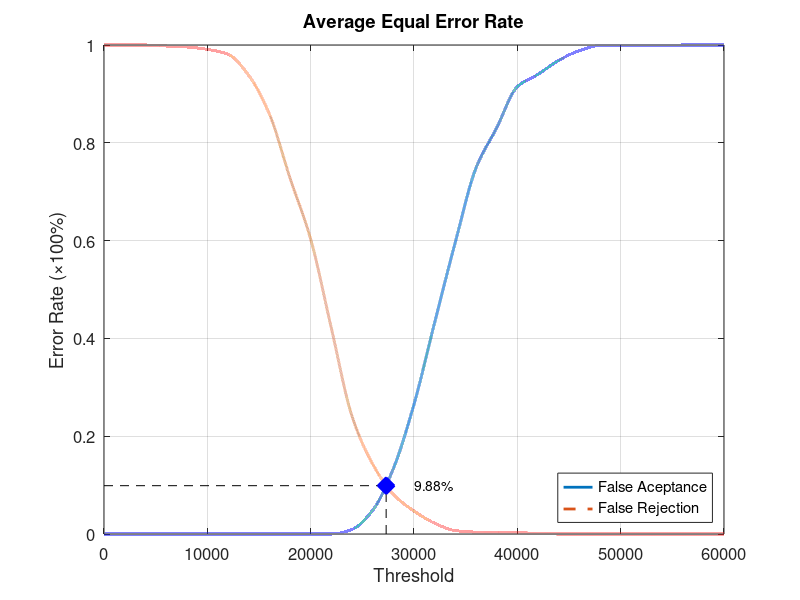
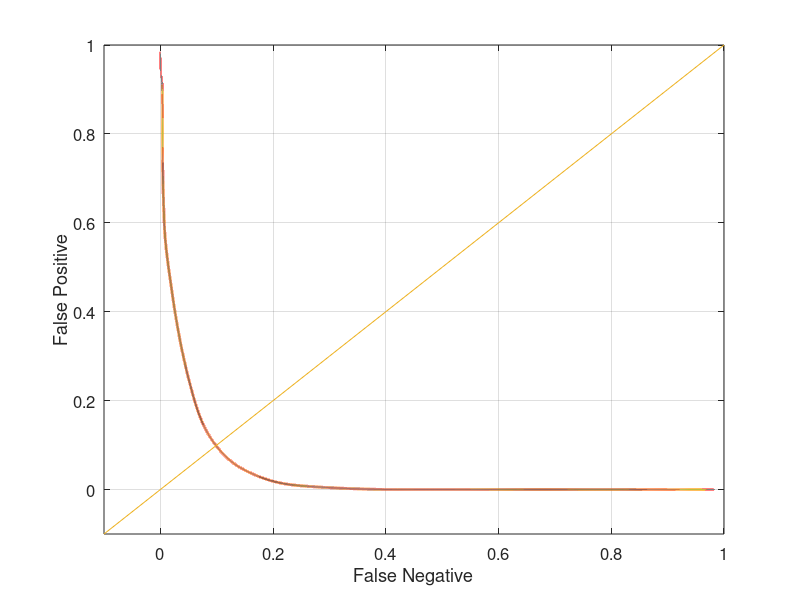

Write the MATLAB code that produced these figures, in order.
function yEER = Database3Average
close all;
clear;
clc;
x = 0:2000:60000;
xq = 0:0.5:60000;

y0 = [0 0 0 0 0 0 0 0 0 0 0 0 0.00947368 0.0484211 0.133684 0.265263 0.432632 0.596842 0.748421 0.830526 0.914737 0.94 0.968421 0.988421 0.998947 0.998947 0.998947 0.998947 1 1 1];
yy0 = interp1(x, y0, xq, 'pchip');
y1 = [1 1 1 0.998 0.996 0.991 0.981 0.938 0.859 0.728 0.603 0.421 0.241 0.143 0.081 0.047 0.022 0.007 0.004 0.004 0.003 0.001 0 0 0 0 0 0 0 0 0];
yy1 = interp1(x, y1, xq, 'pchip');

% Calculating EER: 
y2 = abs(y0 - y1);
find(y2 == min(y2))
yy2 = abs(yy0 - yy1);
xEER = find(yy2 == min(yy2));
xEERIndex = xq(xEER) % X-axis EER
yEER = yy0(xEER) % Y-axis EER

main = figure
plot(xq, yy0,'-','LineWidth', 2);	hold on
plot(xq, yy1,'--','LineWidth', 2);	hold on
plot([xEERIndex xEERIndex], [0 yEER], 'k--');	hold on
plot([0 xEERIndex], [yEER yEER], 'k--');	hold on
plot(xEERIndex, yEER, 'bx', 'LineWidth', 10);	hold on
text(xEERIndex + 10 * xEERIndex / 100, yEER, [num2str(round((10000 * yEER)) / 100) '%'])
legend('False Aceptance', 'False Rejection', 'Location', 'SouthEast')
xlabel('Threshold')
ylabel('Error Rate (\times100%)')
title('Average Equal Error Rate')
set(gca, 'FontSize', 12)
axis([0 60000 0 1])
grid on

print(main, 'Database3AverageMain', '-dpng');
FNRxFPR = figure('Color', [1 1 1]);
plot(yy1, yy0, '-', yy1, yy0, 'LineWidth', 2);
hold on
y = -0.1:0.1:1
plot(y, y); 
set(gca, 'FontSize', 12)
xlabel('False Negative')
ylabel('False Positive')
axis([-0.1 1 -0.1 1])
set(gca, 'FontSize', 12)
grid on

print(FNRxFPR, 'Database3AverageFNRxFPR','-dpng');
end
